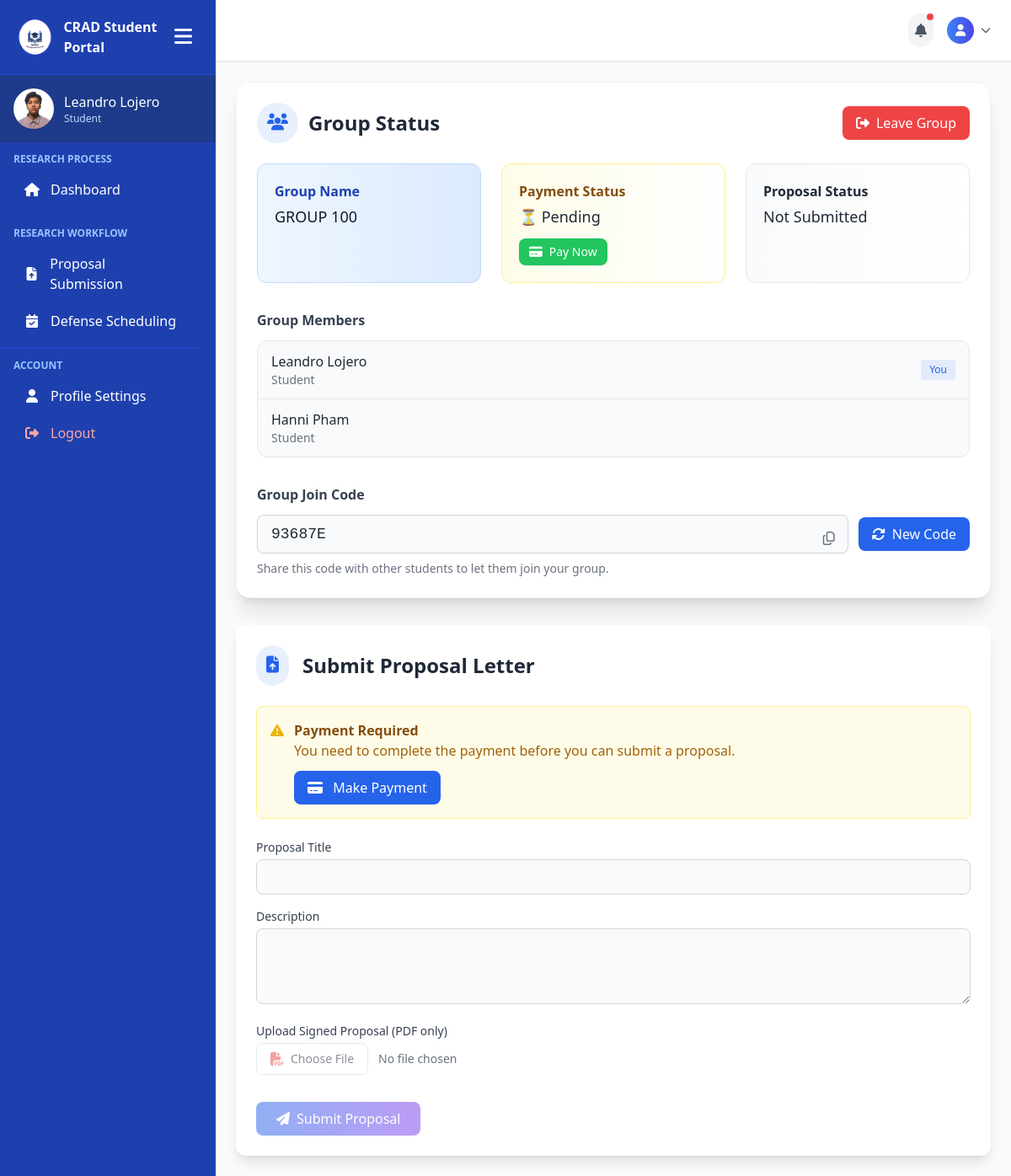
The page /student_pages/proposal.php (signed in) on the database its author committed.
### tables this page shows
CREATE TABLE `student_profiles` (
  `id` int(11) NOT NULL,
  `user_id` int(11) NOT NULL,
  `school_id` varchar(50) NOT NULL,
  `full_name` varchar(100) NOT NULL,
  `course` varchar(100) NOT NULL,
  `cluster` int(11) NOT NULL,
  `faculty_id` int(11) DEFAULT NULL,
  `school_year` varchar(20) NOT NULL,
  `created_at` timestamp NOT NULL DEFAULT current_timestamp(),
  `updated_at` timestamp NOT NULL DEFAULT current_timestamp() ON UPDATE current_timestamp()
);

CREATE TABLE `user_tbl` (
  `user_id` int(11) NOT NULL,
  `email` varchar(150) NOT NULL,
  `password` varchar(255) NOT NULL,
  `role` enum('Admin','Faculty','Student') NOT NULL DEFAULT 'Student',
  `created_at` timestamp NOT NULL DEFAULT current_timestamp()
);

CREATE TABLE `group_members` (
  `id` int(11) NOT NULL,
  `group_id` int(11) NOT NULL,
  `student_id` int(11) NOT NULL
);

CREATE TABLE `groups` (
  `id` int(11) NOT NULL,
  `name` varchar(255) NOT NULL,
  `cluster_id` int(11) DEFAULT NULL,
  `join_code` varchar(10) DEFAULT NULL,
  `created_at` timestamp NOT NULL DEFAULT current_timestamp()
);

### student_pages/proposal.php (the view, shortened to what the rows shown need)
<?php
include('../includes/connection.php');
$user_id = $_SESSION['user_id'];
$group_query = "SELECT g.*, gm.student_id
                FROM groups g
                JOIN group_members gm ON g.id = gm.group_id
                WHERE gm.student_id = '$user_id'";
$group_result = mysqli_query($conn, $group_query);
$has_group = mysqli_num_rows($group_result) > 0;
if ($has_group) {
    $group = mysqli_fetch_assoc($group_result);
    $group_id = $group['id'];
    $proposal_query = "SELECT * FROM proposals WHERE group_id = '$group_id'";
    $proposal_result = mysqli_query($conn, $proposal_query);
    $has_proposal = mysqli_num_rows($proposal_result) > 0;
    $payment_query = "SELECT * FROM payments WHERE student_id = '$user_id' AND status = 'completed'";
    $payment_result = mysqli_query($conn, $payment_query);
    $has_paid = mysqli_num_rows($payment_result) > 0;
}
?>
<!DOCTYPE html>
<html lang="en">
<head>
    <script src="https://cdn.tailwindcss.com"></script>
    <link rel="stylesheet" href="https://cdnjs.cloudflare.com/ajax/libs/font-awesome/6.0.0/css/all.min.css">
</head>
<body class="bg-gray-50 text-gray-800 font-sans min-h-screen">
    <div class="flex min-h-screen">
        <?php include('../includes/student-sidebar.php'); ?>
        <div class="flex-1 overflow-y-auto p-6">
<div class="bg-white rounded-2xl shadow-xl p-6 mb-8 border border-gray-100">
    <div class="flex items-center justify-between mb-6">
        <div class="flex items-center space-x-3">
            <h2 class="text-2xl font-bold text-gray-800">Group Status</h2>
        </div>
    </div>
    <?php if ($has_group): ?>
        <div class="grid grid-cols-1 md:grid-cols-3 gap-6">
            <div class="p-5 bg-gradient-to-r from-blue-50 to-blue-100 rounded-xl border border-blue-200">
                <h3 class="font-semibold text-blue-800">Group Name</h3>
                <p class="text-lg font-medium text-gray-900 mt-1"><?php echo $group['name']; ?></p>
            </div>
            <div class="p-5 bg-gradient-to-r from-<?php echo $has_paid ? 'green' : 'yellow'; ?>-50 to-white rounded-xl border border-<?php echo $has_paid ? 'green' : 'yellow'; ?>-200">
                <h3 class="font-semibold text-<?php echo $has_paid ? 'green' : 'yellow'; ?>-800">Payment Status</h3>
                <p class="text-lg font-medium mt-1">
                    <?php echo $has_paid ? '✅ Completed' : '⏳ Pending'; ?>
                </p>
                <?php if (!$has_paid): ?>
                    <form method="POST" class="mt-3">
                        <button type="submit" name="make_payment"
                            class="bg-green-500 hover:bg-green-600 text-white px-3 py-1.5 rounded-lg text-sm flex items-center shadow-sm transition-all">
                            <i class="fas fa-credit-card mr-2"></i> Pay Now
                        </button>
                    </form>
                <?php endif; ?>
            </div>
            <div class="p-5 bg-gradient-to-r from-<?php echo $has_proposal ? 'green' : 'gray'; ?>-50 to-white rounded-xl border border-<?php echo $has_proposal ? 'green' : 'gray'; ?>-200">
                <h3 class="font-semibold text-<?php echo $has_proposal ? 'green' : 'gray'; ?>-800">Proposal Status</h3>
                <p class="text-lg font-medium mt-1">
                    <?php echo $has_proposal ? ucfirst($proposal['status']) : 'Not Submitted'; ?>
                </p>
            </div>
        </div>
        <div class="mt-8">
            <h3 class="font-semibold mb-3 text-gray-700">Group Members</h3>
            <ul class="divide-y divide-gray-200 bg-gray-50 rounded-xl border border-gray-200">
                <?php
                $members_query = "SELECT u.*, sp.full_name
                                FROM group_members gm
                                JOIN user_tbl u ON gm.student_id = u.user_id
                                JOIN student_profiles sp ON u.user_id = sp.user_id
                                WHERE gm.group_id = '$group_id'";
                $members_result = mysqli_query($conn, $members_query);
                while ($member = mysqli_fetch_assoc($members_result)) {
                    echo '<li class="py-3 px-4 flex justify-between items-center hover:bg-white transition">';
                    echo '<div>';
                    echo '<p class="font-medium text-gray-800">' . htmlspecialchars($member['full_name']) . '</p>';
                    echo '<p class="text-sm text-gray-500">' . ucfirst($member['role']) . '</p>';
                    echo '</div>';
                    if ($member['user_id'] == $user_id) {
                        echo '<span class="bg-primary/10 text-primary text-xs font-medium px-2.5 py-1 rounded">You</span>';
                    }
                    echo '</li>';
                }
                ?>
            </ul>
        </div>
        <div class="mt-8">
            <h3 class="font-semibold mb-3 text-gray-700">Group Join Code</h3>
            <form id="updateCodeForm" method="POST">
                <div class="flex items-center space-x-3">
                    <div class="relative flex-grow">
                        <input type="text" id="join_code_value" value="<?php echo $group['join_code']; ?>" readonly
                            class="w-full px-4 py-2 border border-gray-300 rounded-lg bg-gray-50 font-mono text-lg text-gray-800 shadow-sm">
                        <button type="button" onclick="copyJoinCode()"
                            class="absolute right-2 top-2 p-2 text-gray-500 hover:text-primary transition" title="Copy to clipboard">
                            <i class="far fa-copy"></i>
                        </button>
                    </div>
                    <button type="button" onclick="generateJoinCode()"
                        class="flex items-center bg-primary hover:bg-primary-dark text-white px-4 py-2 rounded-lg shadow-sm transition">
                        <i class="fas fa-sync-alt mr-2"></i> New Code
                    </button>
                </div>
            </form>
            <p class="text-sm text-gray-500 mt-2">Share this code with other students to let them join your group.</p>
        </div>
    <?php endif; ?>
</div>
            <?php if ($has_group): ?>
                <div class="bg-white rounded-xl shadow-lg p-6">
                    <div class="flex items-center mb-6">
                        <h2 class="text-2xl font-bold text-gray-800">Submit Proposal Letter</h2>
                    </div>
                </div>
            <?php endif; ?>
        </div>
    </div>
</body>
</html>

### includes/student-sidebar.php (shortened to what the rows shown need)
<?php
include("../includes/connection.php");
$user_id = $_SESSION['user_id'];
$sql = "SELECT u.role, sp.full_name
        FROM user_tbl u
        LEFT JOIN student_profiles sp ON u.user_id = sp.user_id
        WHERE u.user_id = ?";
$stmt = $conn->prepare($sql);
$stmt->bind_param("i", $user_id);
$stmt->execute();
$result = $stmt->get_result();
$user = $result->fetch_assoc();
$role = $user['role'];
$full_name = $user['full_name'] ?? 'User';
?>
<!DOCTYPE html>
<html lang="en">
<head>
    <script src="https://cdn.tailwindcss.com"></script>
    <link rel="stylesheet" href="https://cdnjs.cloudflare.com/ajax/libs/font-awesome/6.5.0/css/all.min.css">
</head>
<body>
<div class="sidebar sidebar-transition bg-blue-800 text-white flex flex-col hidden md:flex h-screen w-64" id="sidebar">
    <div class="p-4 flex items-center space-x-3 bg-blue-900">
        <div>
            <p class="font-medium profile-name"><?php echo htmlspecialchars($full_name); ?></p>
            <p class="text-xs text-blue-200 profile-role"><?php echo htmlspecialchars(ucfirst($role)); ?></p>
        </div>
    </div>
</div>
</body>
</html>

### rows shown on the page
student_profiles: full_name "Leandro Lojero", user.role "Student", shows "You"
group_members: group.name "GROUP 100", group.join_code "93687E"
student_profiles: full_name "Hanni Pham", user.role "Student"
